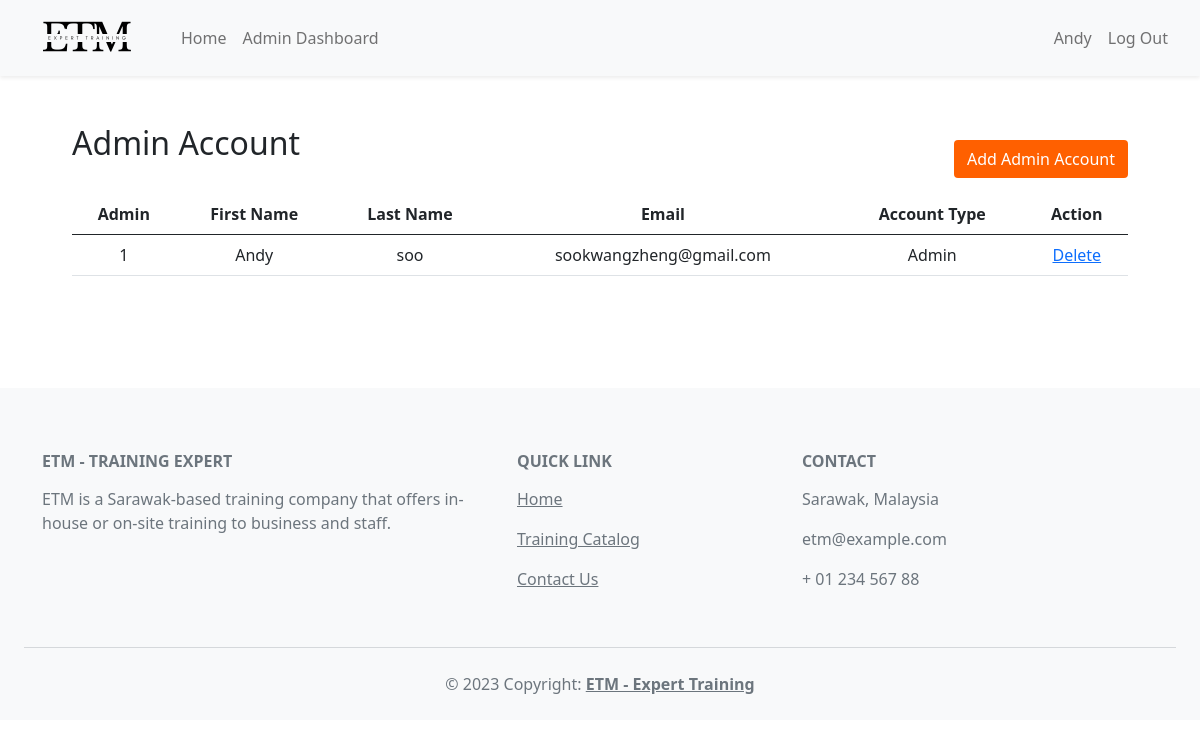
The page /admin_acc.php (signed in) on the database its author committed.
### tables this page shows
CREATE TABLE `user` (
  `firstName` varchar(255) NOT NULL,
  `lastName` varchar(255) NOT NULL,
  `birthDate` date NOT NULL,
  `phone` int(25) NOT NULL,
  `state` varchar(255) NOT NULL,
  `email` varchar(255) NOT NULL,
  `accType` varchar(255) NOT NULL,
  `password` varchar(255) NOT NULL,
  `confirmPassword` varchar(255) NOT NULL,
  `gender` varchar(255) NOT NULL
);

### admin_acc.php (the view, shortened to what this page needs)
<!DOCTYPE html>
<html lang="en">
<head>
    <link href="https://cdn.jsdelivr.net/npm/bootstrap@5.0.2/dist/css/bootstrap.min.css" rel="stylesheet">
</head>
<body>
<?php
include("include/navbar.php");
$servername = "localhost";
$username = "root";
$password = "";
$dbname = "database";
$conn = mysqli_connect($servername, $username, $password, $dbname, 3307);
?>
<div class="container-fluid pt-5 pb-5">
        <div class="row mx-5">
            <div class="col-sm-12 d-flex justify-content-between mb-3">
                <h2>Admin Account</h2>
                <a href="insert_admin.php"><input type ="button" class="btn btn-block mt-3 btn-add" value="Add Admin Account"></a>
            </div>
            <div class="col-sm-12">
                <table class="table w-100 table-hover text-center">
                    <thead>
                        <tr>
                            <th>Admin</th>
                            <th>First Name</th>
                            <th>Last Name</th>
                            <th>Email</th>
                            <th>Account Type</th>
                            <th>Action</th>
                        </tr>
                    </thead>
                    <tbody>
                    <?php
            $count = 1;
            $sel_query = "SELECT * FROM user WHERE accType = 'Admin' ORDER BY email ASC";
            $result = mysqli_query($conn, $sel_query);
            while ($row = mysqli_fetch_assoc($result)) { ?>
            <tr>
            <td><?php echo $count; ?></td>
        <td><?php echo $row["firstName"];?></td>
        <td><?php echo $row["lastName"];?></td>
        <td><?php echo $row["email"];?></td>
        <td><?php echo $row["accType"];?></td>
        <td><a onclick="return confirm('Are you sure you want to delete this admin account?')" href="delete_admin.php?email=<?php echo $row["email"]; ?>">Delete</a></td>
    </tr>
    <?php $count++;
} ?>
                    </tbody>
                </table>
            </div>
        </div>
    </div>
<?php
    include("include/footer.php");
    ?>
</body>
</html>

### admin_acc.php (style rules this page uses)
.btn-add { background-color: #FF6000; color: #ffffff; }

### rows shown on the page
user: firstName "Andy", lastName "soo", email "sookwangzheng@gmail.com", accType "Admin"

### other values the page prints
$username "Andy"
